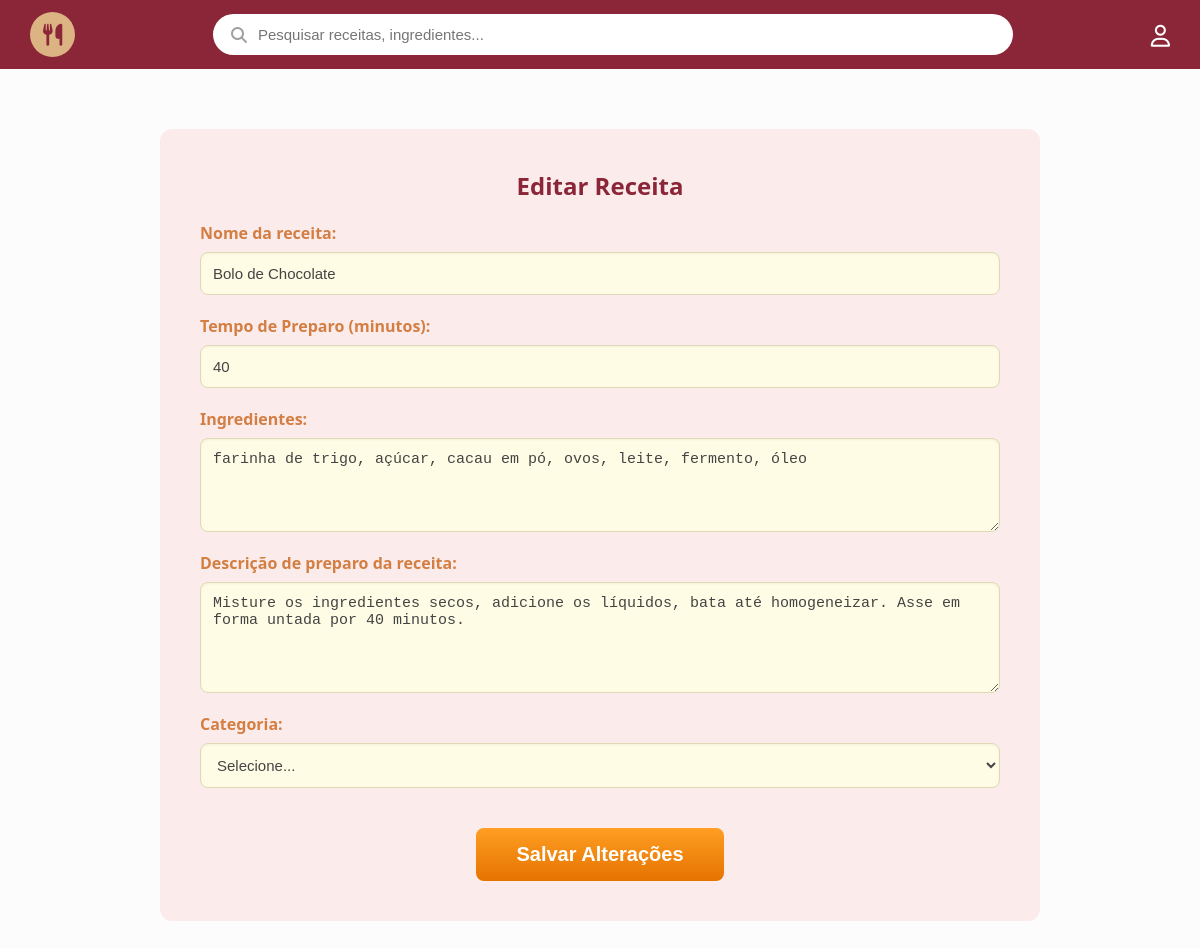
/views/recipes/recipe_edit.php?id=1, run on the app's committed database.
### tables this page shows
CREATE TABLE recipes (
    id INT AUTO_INCREMENT PRIMARY KEY,
    name VARCHAR(150) NOT NULL,
    ingredients TEXT NOT NULL,
    description TEXT,
    preparation_time INT,
    category VARCHAR(50),
    price DECIMAL(10, 2) DEFAULT 0.00,
    is_public BOOLEAN DEFAULT TRUE,
    
    user_id INT NULL,
    chef_id INT NULL,
    restaurant_id INT NULL,

    created_at TIMESTAMP DEFAULT CURRENT_TIMESTAMP,
    updated_at TIMESTAMP DEFAULT CURRENT_TIMESTAMP ON UPDATE CURRENT_TIMESTAMP,
    deleted_at DATETIME,

    CONSTRAINT fk_recipe_user FOREIGN KEY (user_id) REFERENCES users(id) ON DELETE CASCADE,
    CONSTRAINT fk_recipe_chef FOREIGN KEY (chef_id) REFERENCES chef(id) ON DELETE CASCADE,
    CONSTRAINT fk_recipe_restaurant FOREIGN KEY (restaurant_id) REFERENCES restaurants(id) ON DELETE CASCADE
);

### config/database.php (called while the page is built, shortened)
<?php
class database {
    private static $conexao = null;
    public static function getConexao() {
        if (self::$conexao === null) {
            try {
                $dsn = "mysql:host=" . DB_HOST . ";dbname=" . DB_NAME . ";charset=utf8mb4";
                self::$conexao = new PDO($dsn, DB_USER, DB_PASS, [
                    PDO::ATTR_ERRMODE => PDO::ERRMODE_EXCEPTION,
                    PDO::ATTR_DEFAULT_FETCH_MODE => PDO::FETCH_ASSOC,
                    PDO::ATTR_EMULATE_PREPARES => false,
                ]);
            } catch (PDOException $e) {
                die("Erro de conexão: " . $e->getMessage());
            }
        }
        return self::$conexao;
    }
}

### models/dao/recipeDAO.php (called while the page is built, shortened)
<?php
require_once dirname(__DIR__, 2) . '/config/database.php';
class recipeDAO {
    private $conn;
    public function __construct() {
        $this->conn = database::getConexao();
    }
    public function read($id) {
        $sql = "SELECT * FROM recipes WHERE id = ?";
        $stmt = $this->conn->prepare($sql);
        $stmt->execute([$id]);
        $dados = $stmt->fetch(PDO::FETCH_ASSOC);
        return new Recipe(
            $dados['name'],
            $dados['ingredients'],
            $dados['description'],
            $dados['preparation_time'],
            $dados['category'],
            $dados['price'],
            $dados['is_public'],
            $dados['user_id'],
            $dados['chef_id'],
            $dados['restaurant_id'],
            $dados['id']
        );
    }
}

### models/model/recipe.php (called while the page is built, shortened)
<?php
class Recipe {
    private $name;
    private $ingredients;
    private $description;
    private $preparation_time;
    public function getName() { return $this->name; }
    public function getIngredients() { return $this->ingredients; }
    public function getDescription() { return $this->description; }
    public function getPreparationTime() { return $this->preparation_time; }
    public function setName($n) { $this->name = trim($n); }
    public function setIngredients($i) { $this->ingredients = trim($i); }
    public function setDescription($d) { $this->description = trim($d); }
    public function setPreparationTime($pt) { $this->preparation_time = $pt; }
}
?>

### views/recipes/recipe_edit.php (the view, shortened to what this page needs)
<?php
require_once dirname(__DIR__, 2) . '/base.php';
require_once dirname(__DIR__, 2) . '/models/model/recipe.php';
require_once dirname(__DIR__, 2) . '/models/dao/recipeDAO.php';
$dao = new recipeDAO();
$receita = null;
if (isset($_GET['id'])) {
    $receita = $dao->read($_GET['id']);
}
?>
<div class="container">
    <?php if ($receita): ?>
    <div class="form-wrapper">
        <h2 style="color: #8b2538; text-align: center; margin-top: 0;">Editar Receita</h2>
        <form method="POST" action="recipe_edit.php">
            <div class="form-group">
                <label>Nome da receita:</label>
                <input type="text" name="name" value="<?= htmlspecialchars($receita->getName()) ?>" required>
            </div>
            <div class="form-group">
                <label>Tempo de Preparo (minutos):</label>
                <input type="text" name="preparation_time" value="<?= htmlspecialchars($receita->getPreparationTime()) ?>">
            </div>
            <div class="form-group">
                <label>Ingredientes:</label>
                <textarea name="ingredients" rows="4" required><?= htmlspecialchars($receita->getIngredients()) ?></textarea>
            </div>
            <div class="form-group">
                <label>Descrição de preparo da receita:</label>
                <textarea name="description" rows="5"><?= htmlspecialchars($receita->getDescription()) ?></textarea>
            </div>
            <div class="form-group">
                <label>Categoria:</label>
                <select name="category">
                    <option value="">Selecione...</option>
                </select>
            </div>
            <button type="submit" class="btn-submit">Salvar Alterações</button>
        </form>
    </div>
    <?php else: ?>
        <p>Receita não encontrada.</p>
    <?php endif; ?>
</div>
</body>
</html>

### base.php (style rules this page uses)
body { font-family: 'Segoe UI', Tahoma, Geneva, Verdana, sans-serif; margin: 0; padding: 0; background-color: #fcfcfc; }
.container { max-width: 1200px; margin: 0 auto; padding: 20px; }

### views/recipes/recipe_edit.php (style rules this page uses)
.form-wrapper { background-color: #fbeceb; padding: 40px; border-radius: 12px; max-width: 800px; margin: 40px auto; }
.form-group { display: flex; flex-direction: column; margin-bottom: 20px; }
.form-group label { color: #d37e42; font-weight: 600; margin-bottom: 8px; font-size: 16px; }
.form-group input, .form-group textarea, .form-group select { background-color: #fefce5; border: 1px solid #e0d9b5; border-radius: 8px; padding: 12px; font-size: 15px; outline: none; color: #444; box-shadow: inset 0 1px 3px rgba(0,0,0,0.05); }
.btn-submit { background: linear-gradient(to bottom, #ff9e22, #e57300); color: white; font-size: 20px; font-weight: bold; padding: 15px 40px; border: none; border-radius: 8px; cursor: pointer; display: block; margin: 40px auto 0; }

### data on the page
recipes: name "Bolo de Chocolate", preparation_time "40", ingredients "farinha de trigo, açúcar, cacau em pó, ovos, leite, fermento, óleo", description "Misture os ingredientes secos, adicione os líquidos, bata até homogeneizar. Asse em forma untada por 40 minutos."
